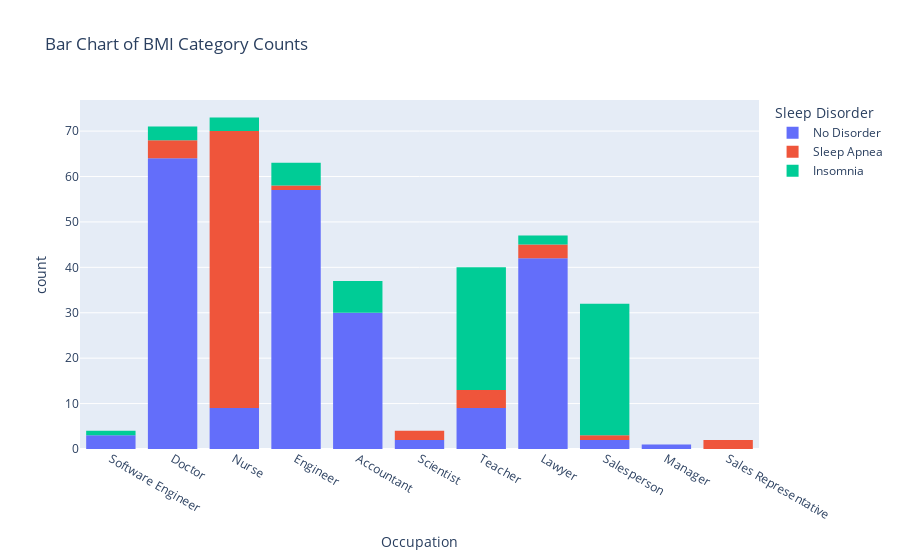

The notebook cell saved with this chart:
### Code cell
# ocupación por categoria
fig = px.histogram(data_frame=df, x = 'Occupation', color = 'Sleep Disorder', title='Bar Chart of BMI Category Counts')
fig.show()

### Figure 1 — Plotly figure (JSON) as saved in the notebook; plotly's stock layout.template omitted (floating-point values rounded to 4 significant figures; data arrays with more than 128 entries replaced by an {"elided": "..."} marker saying what was removed)
{"data": [{"bingroup": "x", "hovertemplate": "Sleep Disorder=No Disorder<br>Occupation=%{x}<br>count=%{y}<extra></extra>", "legendgroup": "No Disorder", "marker": {"color": "#636efa", "pattern": {"shape": ""}}, "name": "No Disorder", "orientation": "v", "showlegend": true, "type": "histogram", "x": {"elided": "219 str values"}, "xaxis": "x", "yaxis": "y"}, {"bingroup": "x", "hovertemplate": "Sleep Disorder=Sleep Apnea<br>Occupation=%{x}<br>count=%{y}<extra></extra>", "legendgroup": "Sleep Apnea", "marker": {"color": "#EF553B", "pattern": {"shape": ""}}, "name": "Sleep Apnea", "orientation": "v", "showlegend": true, "type": "histogram", "x": ["Sales Representative", "Sales Representative", "Nurse", "Doctor", "Nurse", "Doctor", "Scientist", "Scientist", "Lawyer", "Teacher", "Teacher", "Lawyer", "Lawyer", "Teacher", "Teacher", "Engineer", "Salesperson", "Nurse", "Nurse", "Nurse", "Nurse", "Nurse", "Nurse", "Nurse", "Nurse", "Nurse", "Doctor", "Doctor", "Nurse", "Nurse", "Nurse", "Nurse", "Nurse", "Nurse", "Nurse", "Nurse", "Nurse", "Nurse", "Nurse", "Nurse", "Nurse", "Nurse", "Nurse", "Nurse", "Nurse", "Nurse", "Nurse", "Nurse", "Nurse", "Nurse", "Nurse", "Nurse", "Nurse", "Nurse", "Nurse", "Nurse", "Nurse", "Nurse", "Nurse", "Nurse", "Nurse", "Nurse", "Nurse", "Nurse", "Nurse", "Nurse", "Nurse", "Nurse", "Nurse", "Nurse", "Nurse", "Nurse", "Nurse", "Nurse", "Nurse", "Nurse", "Nurse", "Nurse"], "xaxis": "x", "yaxis": "y"}, {"bingroup": "x", "hovertemplate": "Sleep Disorder=Insomnia<br>Occupation=%{x}<br>count=%{y}<extra></extra>", "legendgroup": "Insomnia", "marker": {"color": "#00cc96", "pattern": {"shape": ""}}, "name": "Insomnia", "orientation": "v", "showlegend": true, "type": "histogram", "x": ["Software Engineer", "Teacher", "Nurse", "Nurse", "Doctor", "Accountant", "Teacher", "Lawyer", "Engineer", "Lawyer", "Salesperson", "Teacher", "Salesperson", "Teacher", "Salesperson", "Teacher", "Salesperson", "Salesperson", "Salesperson", "Salesperson", "Salesperson", "Salesperson", "Salesperson", "Salesperson", "Salesperson", "Salesperson", "Engineer", "Engineer", "Teacher", "Salesperson", "Salesperson", "Salesperson", "Teacher", "Salesperson", "Teacher", "Salesperson", "Teacher", "Salesperson", "Teacher", "Salesperson", "Teacher", "Salesperson", "Teacher", "Salesperson", "Salesperson", "Teacher", "Salesperson", "Salesperson", "Teacher", "Salesperson", "Salesperson", "Teacher", "Salesperson", "Teacher", "Salesperson", "Engineer", "Teacher", "Teacher", "Teacher", "Teacher", "Teacher", "Teacher", "Teacher", "Teacher", "Teacher", "Teacher", "Teacher", "Doctor", "Doctor", "Nurse", "Accountant", "Accountant", "Accountant", "Accountant", "Accountant", "Accountant", "Engineer"], "xaxis": "x", "yaxis": "y"}], "layout": {"barmode": "relative", "legend": {"title": {"text": "Sleep Disorder"}, "tracegroupgap": 0}, "title": {"text": "Bar Chart of BMI Category Counts"}, "xaxis": {"anchor": "y", "domain": [0, 1], "title": {"text": "Occupation"}}, "yaxis": {"anchor": "x", "domain": [0, 1], "title": {"text": "count"}}}}
